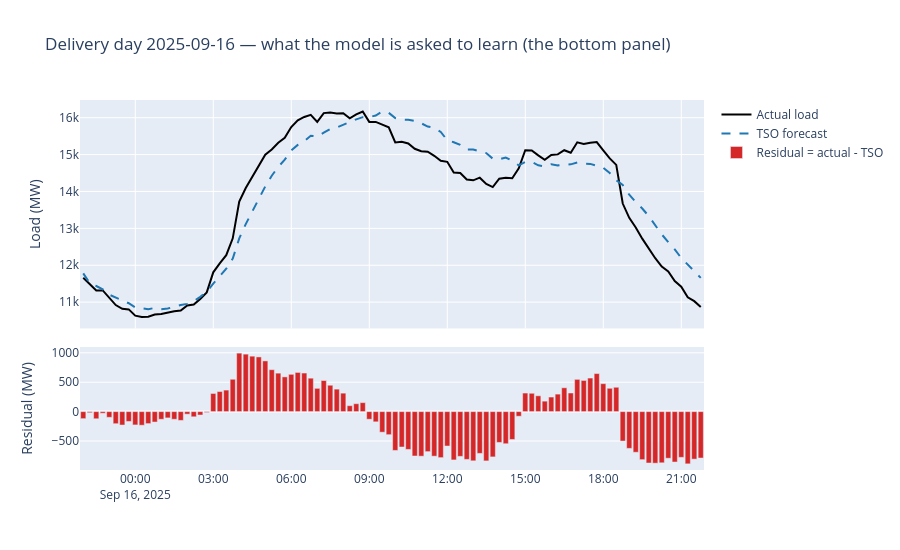

This figure's notebook cell:
### Markdown cell above
## 3. The TSO forecast and the residual target — the same day

### Code cell
actual = df.loc[feats.index, "actual_cons__grid_load"]
fig = make_subplots(rows=2, cols=1, shared_xaxes=True, row_heights=[0.65, 0.35], vertical_spacing=0.05)
fig.add_trace(go.Scatter(x=feats.index, y=actual, name="Actual load", line=dict(color="black", width=2)), row=1, col=1)
fig.add_trace(go.Scatter(x=feats.index, y=feats["tso_load_fc"], name="TSO forecast", line=dict(color="#1f77b4", dash="dash")), row=1, col=1)
fig.add_trace(go.Bar(x=feats.index, y=y_resid, name="Residual = actual - TSO", marker_color="#d62728"), row=2, col=1)
fig.update_yaxes(title_text="Load (MW)", row=1, col=1)
fig.update_yaxes(title_text="Residual (MW)", row=2, col=1)
fig.update_layout(
    title=f"Delivery day {DELIVERY} — what the model is asked to learn (the bottom panel)",
    height=550,
    hovermode="x unified",
)
fig
